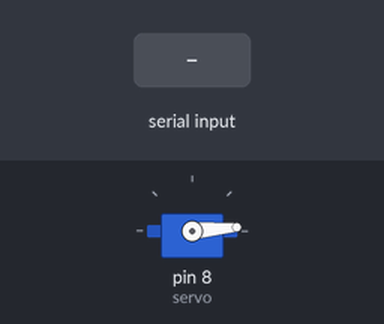
A sketch run on a simulated Arduino Uno, built with avr-gcc and run on an emulated ATmega328P. Shown: servo. The test bench sets the inputs (shaded band). What the sketch prints to the serial monitor is not drawn.

Above: at 1.2 s.
1.3 s: "90,45\n" received over Serial
Timing chart, 0 to 4.3 s (numbered marks = the images above; inputs shaded):
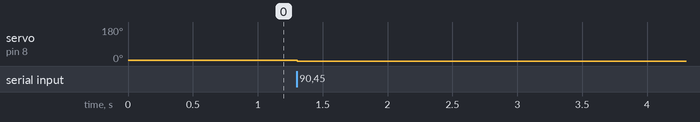

The sketch:

servo_calibrate.ino
```cpp
#include <Servo.h>

Servo servo;

int min_us = 0;
int max_us = 5000;

void setup() {
  Serial.begin();
  servo.attach(8, min_us, max_us);
  servo.writeMicroseconds(600);
}

void loop() {
  while (!Serial.available()) {}
  int us = Serial.parseInt();
  Serial.println(us);
  servo.writeMicroseconds(us);
}
```

Measured:
- after the input at 1.3 s, servo on pin 8 (servo): 5° → 0° at once
